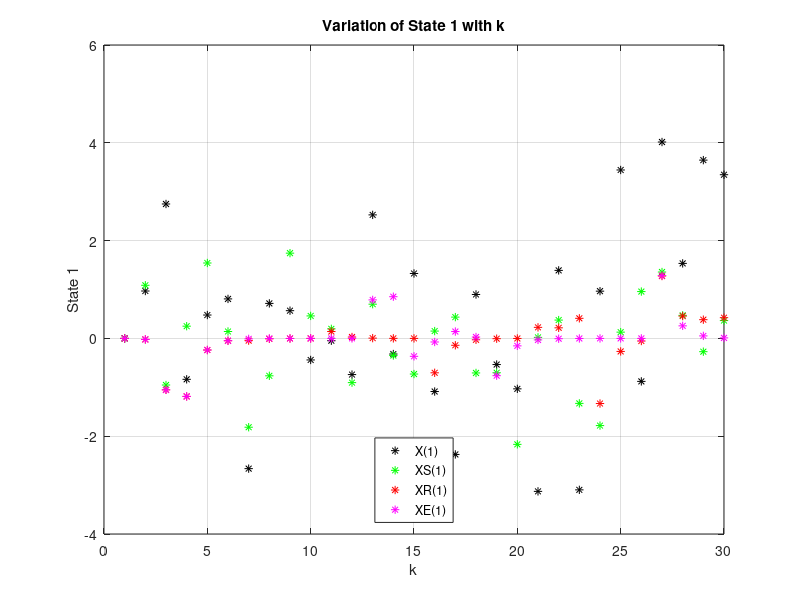
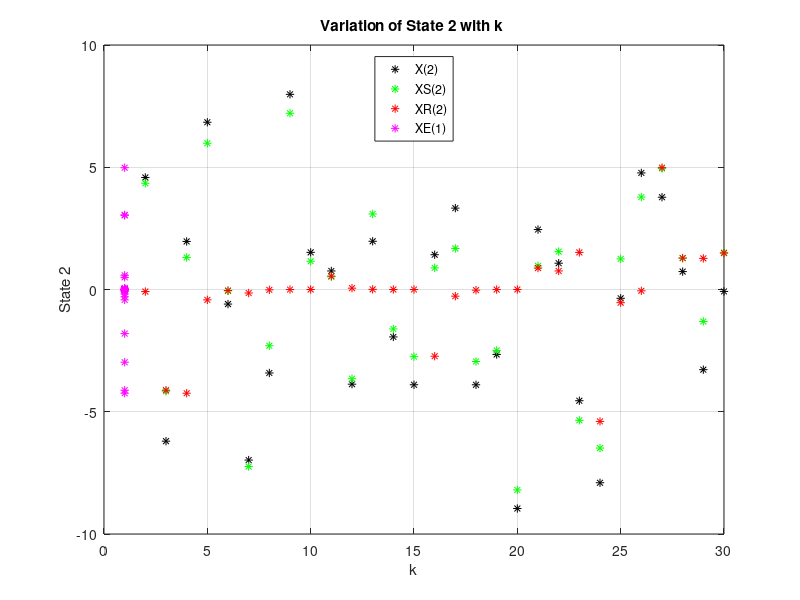
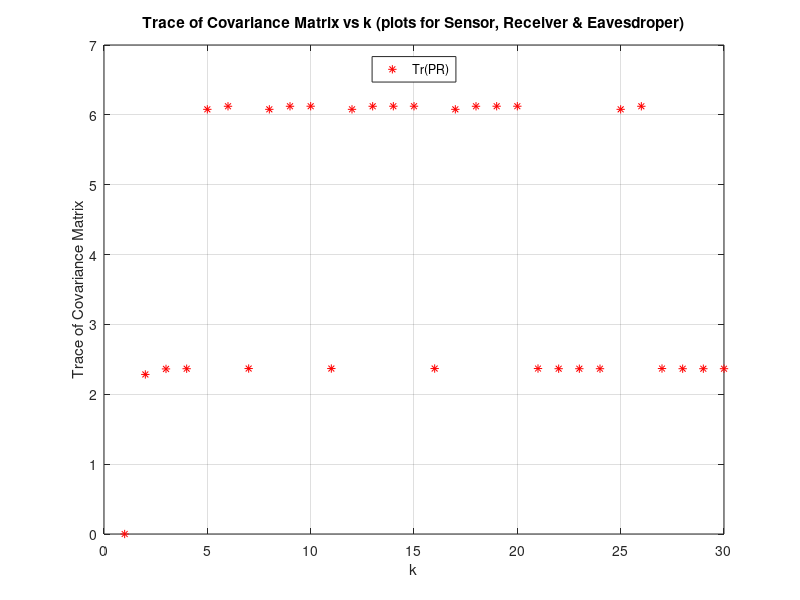
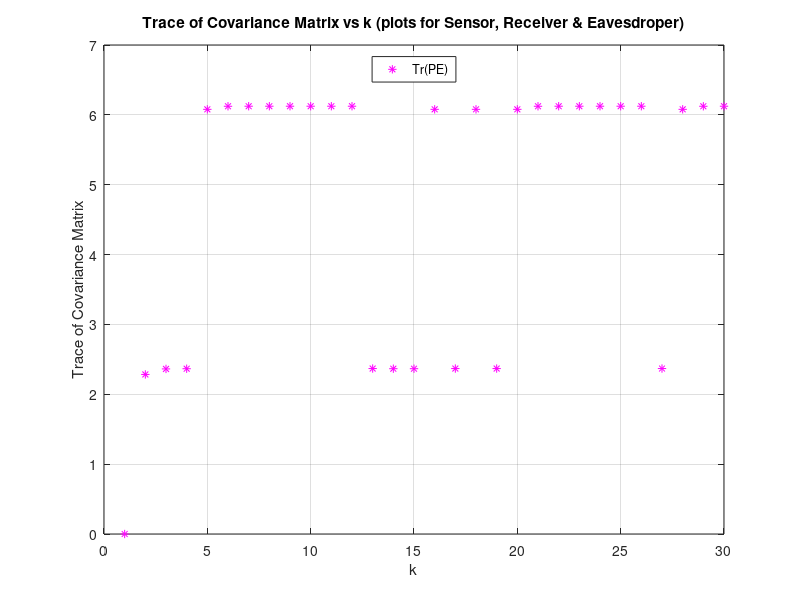

The MATLAB source for these figures, in order:

clc;
clear all;

%Initialisation
A=[0.2 0;0 0.1];%System Matrix
C=[1 2]; %Measurement Matrix
eig(A)
mu0=0;%mean of the initial random state vector
mu1=[0;0];%mean of Proess noise W
mu2=0;%mean of measurment noise V
sig0=0;%standard deviation of the random initial state vector X
%sig1=2;%standard deviation of noise W; Variance of W is then sig1^2
%sig2=3;%standard deviation of noise V

X(:,:,1)=sig0*randn(2,1)+mu0; %Initial state
%X(:,:,1)=[0;0];
Q=[2 0;0 4]; %Initialise covariance matrix of Process Noise W
R=0.3; %Initialise covariance of Measurement Noise V
I=eye(size(A));% Identity matrix used in Kalman equations
PS(:,:,1)=[0 0;0 0]; %Initial estimate of state covariance
XS(:,:,1)=[0;0]; %Initial estimate of state
PE(:,:,1)=[0 0;0 0];%Initial estimate of state covariance at the Eavesdropper
XE(:,:,1)=[0;0];%Initial estimate of state at the Eavesdropper
XR(:,:,1)=[0;0];%Initial estimate of state at the Receiver
PR(:,:,1)=[0 0;0 0];%Initial estimate of state at the Receiver
PS1(:,:,1)=[0 0;0 0]; %Initial estimate of state covariance
XS1(:,:,1)=[0;0]; %Initial estimate of state


DecV=[1;0;1;0;1;1;1;1;1;0;0;0;1;1;1;1;1;1;0;0;1;1;1;1;1;0;0;1;0;1]  %Experimental Decision Bits(Not Optimal)

%Gilbert Elliot Model Code for the Receiever

p = 0.4;
r = 0.45;
total_packs = 31;
check = 100;
while check >= 10
good = 1;
packets = [];
size = 1;
while size <= total_packs
if good == 1
    packets = [packets good];
    good = rand(1) > p;
elseif good == 0
    packets = [packets good];
    good = rand(1) > (1-r);
else
    fprintf('error\n');
    break;
end
size = size + 1;
end
fid = fopen('Loss_Pattern.txt','w');
fprintf(fid, '%d ', packets);
fclose(fid);
received_packs = nnz(packets);
theo_pack_loss_rate = 1 - r / (p+r);
act_pack_loss_rate = 1 - received_packs/total_packs;
check = abs(theo_pack_loss_rate - act_pack_loss_rate) / theo_pack_loss_rate * 100;
end

theo_pack_loss_rate = p / (p+r);
act_pack_loss_rate = 1 - received_packs/total_packs;

%EAVESDROPPER
%Gilbert Elliot Model Code for the Eavesdropper

p1 = 0.7;
r1 = 0.25;
total_packsE = 31;
checkE = 100;
while checkE >= 10
goodE = 1;
packetsE = [];
sizeE = 1;
while sizeE <= total_packsE
if goodE == 1
    packetsE = [packetsE goodE];
    goodE = rand(1) > p1;
elseif goodE == 0
    packetsE = [packetsE goodE];
    goodE = rand(1) > (1-r1);
else
    fprintf('error\n');
    break;
end
sizeE = sizeE + 1;
end
fid = fopen('loss_pattern_E','w');
fprintf(fid, '%d ', packetsE);
fclose(fid);
received_packsE = nnz(packetsE);
theo_pack_loss_rateE = 1 - r1 / (p1+r1);
act_pack_loss_rateE = 1 - received_packsE/total_packsE;
checkE = abs(theo_pack_loss_rateE - act_pack_loss_rateE) / theo_pack_loss_rateE * 100;
end

theo_pack_loss_rateE = p1/ (p1+r1);
act_pack_loss_rateE = 1 - received_packsE/total_packsE;

%Channel Dropout probabilities
display("The Channel Probability for Receiver:")
disp(packets);

display("The Channel Probability for Eavesdropper:")
disp(packetsE);

%Transmission
%SYSTEM 

for k=1:30
   W(:,:,k)=Q*randn(2,1)+mu1; %Gaussian white noise at input
   V(k)=R*randn(1,1)+mu2;% Gaussian whote noise at output
   X(:,:,k+1)=A*X(:,:,k) + W(:,:,k); %State Equation
   Y(:,:,k)=  C*X(:,:,k) + V(k);%Measurement Equation
   Y(:,:,k+1)=  C*X(:,:,k+1) + V(k);
%  end
%  
% for k = 1:30 % no. of iteration
  
   %Kalman Equations at the Sensor(XS)
   
   XS(:,:,k+1)=A*XS(:,:,k); 
   PS(:,:,k+1)=A*PS(:,:,k)*A' + Q;
   KS(:,:,k+1)=PS(:,:,k+1)*C'*inv((R+(C*PS(:,:,k+1)*C')));
   XS(:,:,k+1)=XS(:,:,k+1)+KS(:,:,k+1)*(Y(:,:,k+1)-C*XS(:,:,k+1));
   PS(:,:,k+1)=(I-KS(:,:,k+1)*C)*PS(:,:,k+1);
  
   
   
   %Kalman Equations at the Receiver(XR) AND the Eavesdropper(XE)
   
   if DecV(k)==1 % Decision bit is one>> We are transmitting XS OR Y depending on Packet(k)
   XR(:,:,k+1)=A*XR(:,:,k); 
   PR(:,:,k+1)=A*PR(:,:,k)*A' + Q;
   KR(:,:,k+1)=PR(:,:,k+1)*C'*inv((R+(C*PR(:,:,k+1)*C')));
   XR(:,:,k+1)=XR(:,:,k+1)+ packets(k)*KR(:,:,k+1)*(Y(:,:,k)-C*XR(:,:,k+1));
   PR(:,:,k+1)=(I-packets(k)*KR(:,:,k+1)*C)*PR(:,:,k+1);
   
   XE(:,:,k+1)=A*XE(:,:,k); 
   PE(:,:,k+1)=A*PE(:,:,k)*A' + Q;
   KE(:,:,k+1)=PE(:,:,k+1)*C'*inv((R+(C*PE(:,:,k+1)*C')));
   XE(:,:,k+1)=XE(:,:,k+1)+ packetsE(k)*KE(:,:,k+1)*(Y(:,:,k)-C*XE(:,:,k+1));
   PE(:,:,k+1)=(I-packetsE(k)*KE(:,:,k+1)*C)*PE(:,:,k+1);
   
   else %VK==0>> We are not transmitting ANYTHING and we need to estimate the state at the receiver
   % Kalman Estimation with intermittent observations
   
   XR(:,:,k+1)=A*XR(:,:,k); 
   PR(:,:,k+1)=A*PR(:,:,k)*A' + Q;
   KR(:,:,k+1)=PR(:,:,k+1)*C'*inv((R+(C*PR(:,:,k+1)*C')));
   XR(:,:,k+1)=XR(:,:,k+1)+packets(k+1)*KR(:,:,k+1)*(Y(:,:,k+1)-C*XR(:,:,k+1));
   PR(:,:,k+1)=PR(:,:,k+1)-packets(k+1)*KR(:,:,k+1)*C*PR(:,:,k+1);
   
   XE(:,:,k+1)=A*XE(:,:,k); 
   PE(:,:,k+1)=A*PE(:,:,k)*A' + Q;
   KE(:,:,k+1)=PE(:,:,k+1)*C'*inv((R+(C*PE(:,:,k+1)*C')));
   XE(:,:,k+1)=XE(:,:,k+1)+packetsE(k+1)*KE(:,:,k+1)*(Y(:,:,k+1)-C*XE(:,:,k+1));
   PE(:,:,k+1)=PE(:,:,k+1)-packetsE(k+1)*KE(:,:,k+1)*C*PE(:,:,k+1);
   
   
 end
 
 
  %PLOTTING
 
  %Plotting Estimates of State 1(X1)
  figure(1)
  plot(k,X(1,:,k),'k*',k,XS(1,:,k),'g*',k,XR(1,:,k),'r*',k,XE(1,:,k),'m*');
  hold on;
  xlabel("k");
  ylabel("State 1");
  title("Variation of State 1 with k");
  legend('X(1)','XS(1)','XR(1)','XE(1)','location',"south");
  grid on;
   
   
  %Plotting Estimates of State 2(X2)
  figure(2)
  plot(k,X(2,:,k),'k*',k,XS(2,:,k),'g*',k,XR(2,:,k),'r*',XE(2,:,k),'m*');
  hold on;
  xlabel("k");
  ylabel("State 2");
  title("Variation of State 2 with k "); 
  legend('X(2)','XS(2)','XR(2)','XE(1)','location',"north");
  grid on;

  
  %Plotting Trace of Covariance Matrices at the Receiver
  figure(3)
  plot(k,trace(PR(:,:,k)),'r*');
  hold on;
  xlabel("k");
  ylabel("Trace of Covariance Matrix");
  title("Trace of Covariance Matrix vs k (plots for Sensor, Receiver & Eavesdroper)");
  legend('Tr(PR)','location',"north");
  grid on;
  
  %Plotting Trace of Covariance Matrices at the Eavesdropper
  figure(4)
  plot(k,trace(PE(:,:,k)),'m*');
  hold on;
  xlabel("k");
  ylabel("Trace of Covariance Matrix");
  title("Trace of Covariance Matrix vs k (plots for Sensor, Receiver & Eavesdroper)");
  legend('Tr(PE)','location',"north");
  grid on;
  
  
  
%Trace of Covariance Matrix PR at the Reciever
 display("PR(k)");
 disp(trace(PR(:,:,k)));
 
%Trace of Covariance Matrix PE at the Eavesdropper
 display("PE(k)");
 disp(trace(PE(:,:,k)));
 
 end
 
display("The Actual States X:")
disp(X);

display("The Sensor Estimates XS:")
disp(XS);

display("The Receiver Estimates XR:")
disp(XR);

display("The Eavesdropper Estimates XE:")
disp(XE);
 
display("The Sensor Covariance Matrices PS:")
disp(PS);

display("The Receiver Covariance Matrices PR:")
disp(PR);

display("The Eavesdropper Covariance Matrices PE:")
disp(PE);
 
 
